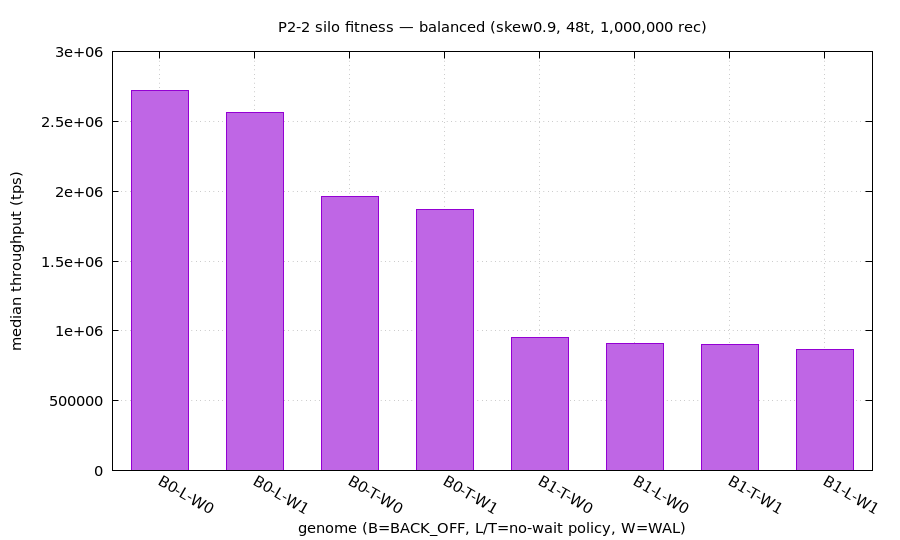

Write the gnuplot code that produced this figure.
set terminal pngcairo size 900,540 noenhanced font "sans,11"
set output "p2-2-fitness-balanced.png"
set title "P2-2 silo fitness — balanced (skew0.9, 48t, 1,000,000 rec)"
set xlabel "genome (B=BACK_OFF, L/T=no-wait policy, W=WAL)"
set ylabel "median throughput (tps)"
set grid
set key outside right top
set style fill solid 0.6
set boxwidth 0.6 relative
set yrange [0:*]
set xtics rotate by -30
unset key
plot "p2-2-fitness-balanced.dat" using 2:xtic(1) with boxes axes x1y1 title "median tps"
